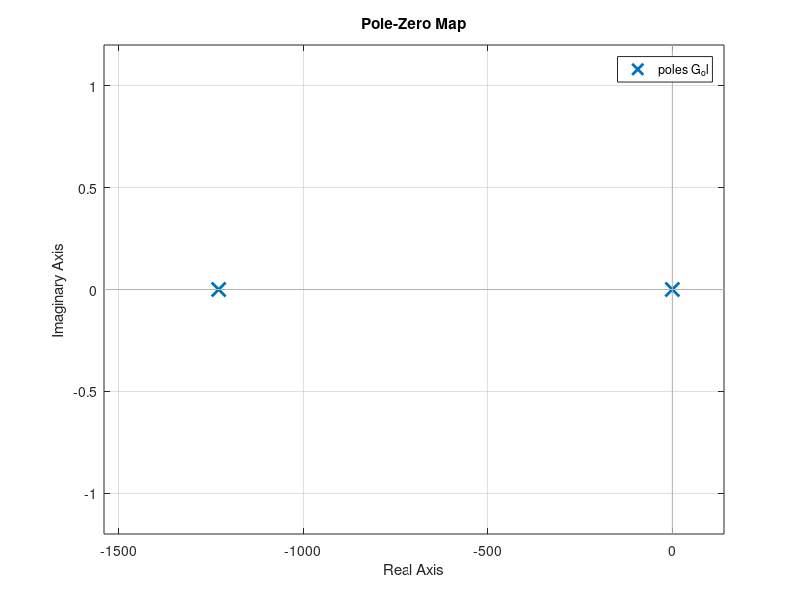
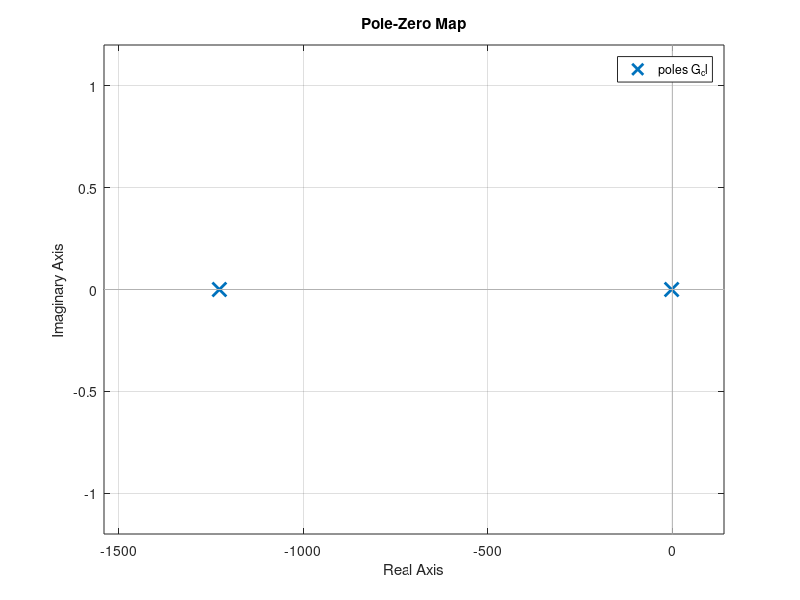

These charts were generated, in order, by the following MATLAB code:
close all
clear all
clc
format
% ===================================================================
% Function: Modeling_DC_Motor_script.m
% Purpose: This program models a DC Motor by calculating its open-
% and closed- loop transfer functions, calculating pole locations,
% plotting the pole-zero map, and plots the current, torque, and 
% motor speed response with the accompanying simulink models found
% in: Modeling_DC_Motor_simulink.slx
% ===================================================================
% Parameters
% -------------------------------------------------------------------
% Enter
R_a = 0.649;                % Armature resistance [Ohm]
L_a = 528*10^-6;            % Armature inductance [H]
B = (650+16.1)*10^-6;       % Air resistance from shaft and load [N*m/(rad/s)]
J = 8*10^-3+57.8*10^-6;     % Moment of inertia of shaft and load [kg*m^2]
K_t = 0.094;                % Torque coefficient [N*m/A] or [T/A] or [V/w]
K_e = 0.094;                % Back EMF coefficient [V/w]
% -------------------------------------------------------------------
% Function
% -------------------------------------------------------------------
% Solve
G1 = tf(1,[L_a R_a]);       % Electrical Transfer Function [A/V]
G2 = tf(1,[J B]);           % Mechanical Transfer Function [w/T]
G_ol = G1*K_t*G2;           % Open-Loop Gain [w/V]
G_cl = feedback(G_ol,K_e);  % Closed-Loop Gain
p_2  = pole(G2);            % Mechanical Poles
p_ol = pole(G_ol);          % Open-Loop Poles
p_cl = pole(G_cl);          % Closed-Loop Poles
% Display Results
figure(1);
pzmap(G_ol)                 % Pole-Zero map of Open-Loop Gain
figure(2);
pzmap(G_cl)                 % Pole-Zero map of Closed-Loop Gain